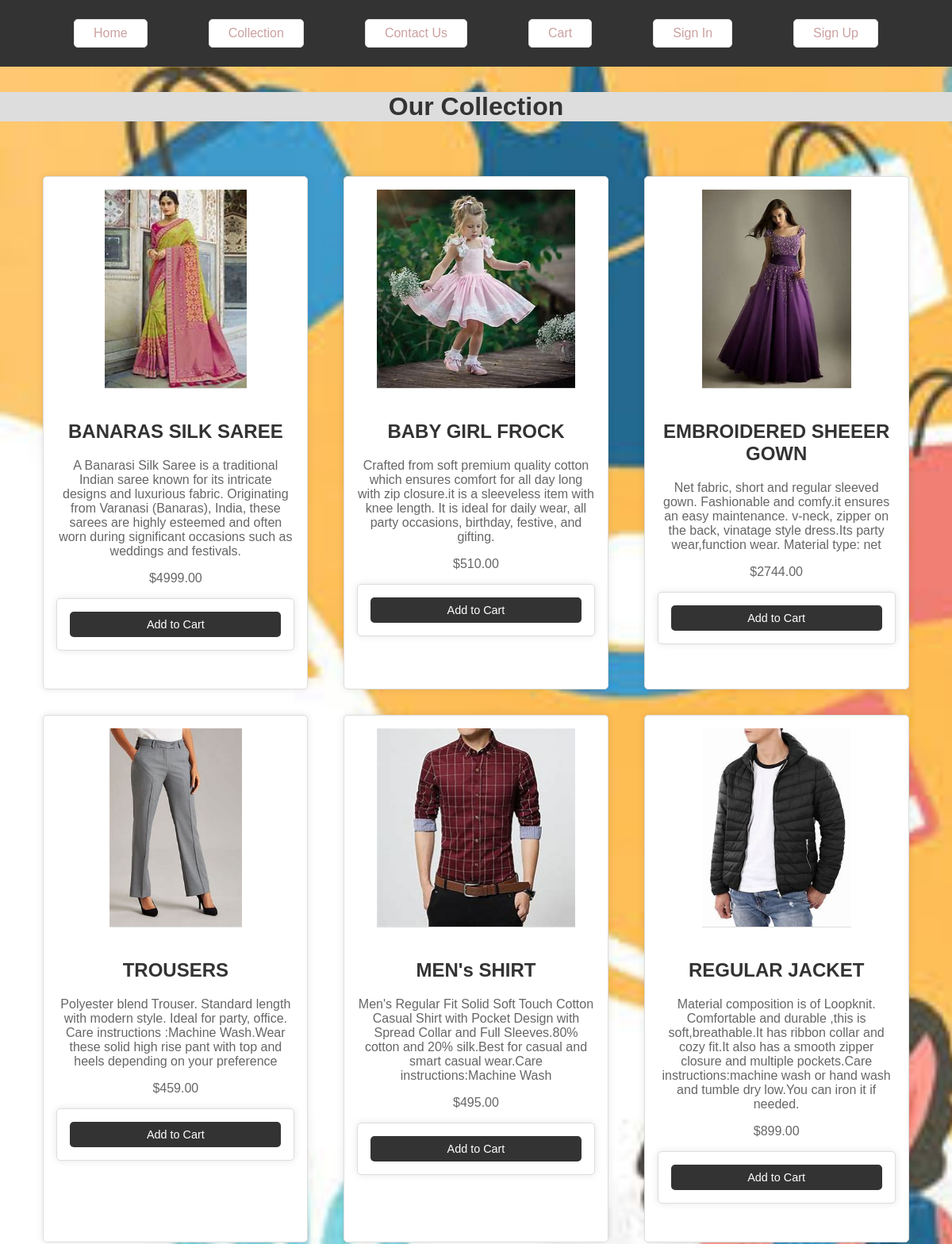
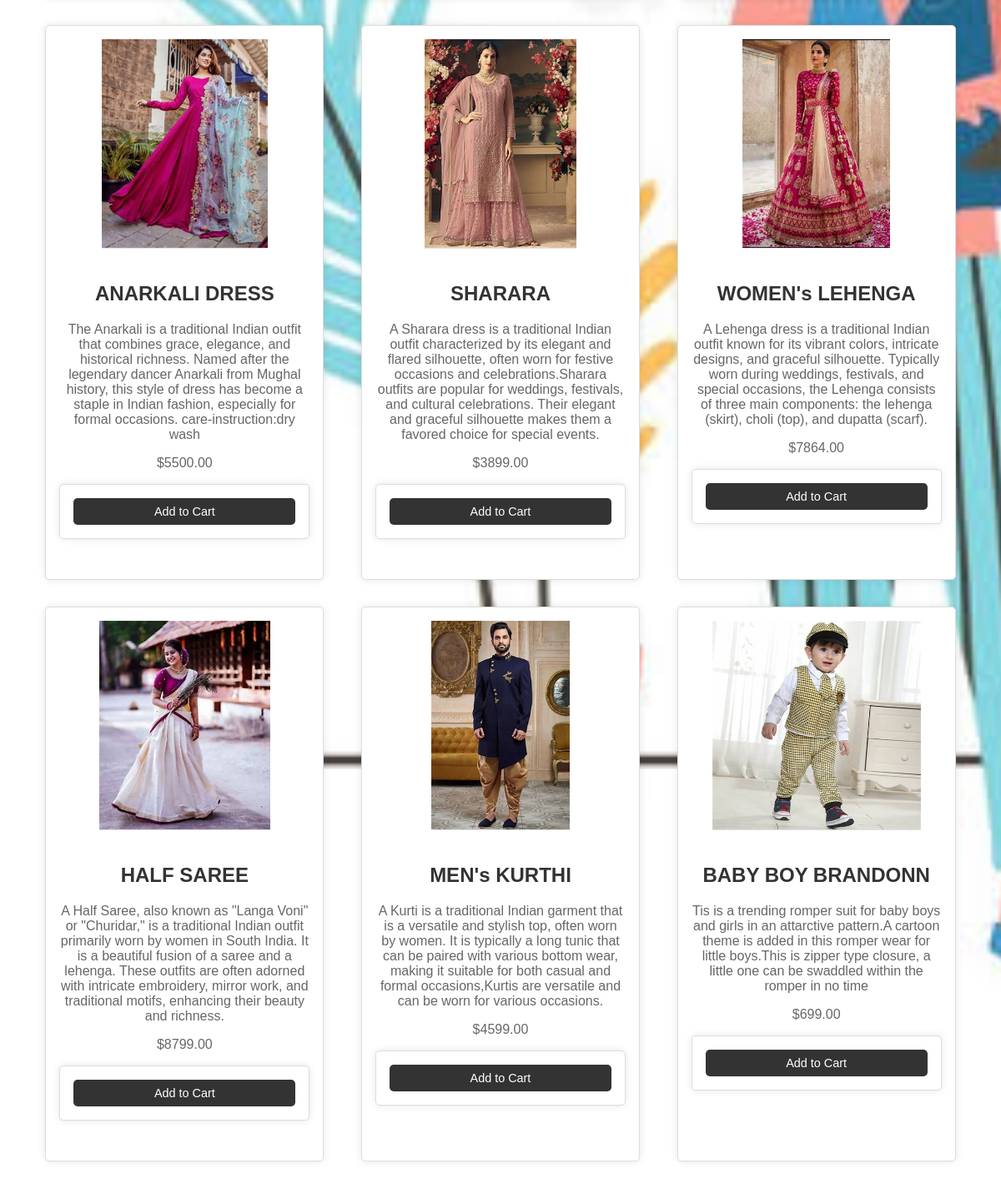
Screenshot of /collection/ with the database file from the repository (2 pictures, top to bottom).
### shop/models.py (models this page shows, shortened)
class Product(models.Model):
    name = models.CharField(max_length=100)
    price = models.DecimalField(max_digits=10, decimal_places=2)
    description = models.TextField()
    image = models.ImageField(upload_to='products/')

### shop/views.py (the view)
# urls.py: path('collection/', views.collection, name='collection'),
def collection(request):
    products = Product.objects.all()
    return render(request, 'shop/collection.html', {'products': products})

### shop/templates/shop/collection.html (shortened to what this page needs)
{% extends 'shop/base.html' %}
{% block content %}
<h1>Our Collection</h1>
<div class="product-list">
    {% for product in products %}
        <div class="product">
            <img src="{{ product.image.url }}" alt="{{ product.name }}">
            <h2>{{ product.name }}</h2>
            <p>{{ product.description }}</p>
            <p>${{ product.price }}</p>
            <form action="{% url 'add_to_cart' product.id %}" method="post">
                <button type="submit">Add to Cart</button>
            </form>
        </div>
    {% endfor %}
</div>
{% endblock %}

### shop/templates/shop/base.html (shortened to what this page needs)
<!DOCTYPE html>
<html>
   {%load static%}
<head>
</head>
<body>
    <nav>
        <ul>
            <li><a href="{% url 'home' %}">Home</a></li>
            <li><a href="{% url 'collection' %}">Collection</a></li>
            <li><a href="{% url 'contact_us' %}">Contact Us</a></li>
            <li><a href="{% url 'cart' %}">Cart</a></li>
            {% if user.is_authenticated %}
                <li><a href="{% url 'sign_out' %}">Sign Out</a></li>
            {% else %}
                <li><a href="{% url 'sign_in' %}">Sign In</a></li>
                <li><a href="{% url 'sign_up' %}">Sign Up</a></li>
            {% endif %}
        </ul>
    </nav>
    {% block content %}{% endblock %}
</body>
</html>

### rows the page displays
Product: image (picture), name "BANARAS SILK SAREE", description "A Banarasi Silk Saree is a traditional Indian saree known for its intricate designs and luxurious fabric. Originating from Varanasi (Banaras), India, these sarees are highly esteemed and often worn during significant occasions such as weddings and festivals.", price "4999.00"
Product: image (picture), name "BABY GIRL FROCK", description "Crafted from soft premium quality cotton which ensures comfort for all day long with zip closure.it is a sleeveless item with knee length. It is ideal for daily wear, all party occasions, birthday, festive, and gifting.", price "510.00"
Product: image (picture), name "EMBROIDERED SHEEER GOWN", description "Net fabric, short and regular sleeved gown. Fashionable and comfy.it ensures an easy maintenance. v-neck, zipper on the back, vinatage style dress.Its party wear,function wear. Material type: net", price "2744.00"
Product: image (picture), name "TROUSERS", description "Polyester blend Trouser. Standard length with modern style. Ideal for party, office. Care instructions :Machine Wash.Wear these solid high rise pant with top and heels depending on your preference", price "459.00"
Product: image (picture), name "MEN's SHIRT", description "Men's Regular Fit Solid Soft Touch Cotton Casual Shirt with Pocket Design with Spread Collar and Full Sleeves.80% cotton and 20% silk.Best for casual and smart casual wear.Care instructions:Machine Wash", price "495.00"
Product: image (picture), name "REGULAR JACKET", description "Material composition is of Loopknit. Comfortable and durable ,this is soft,breathable.It has ribbon collar and cozy fit.It also has a smooth zipper closure and multiple pockets.Care instructions:machine wash or hand wash and tumble dry low.You can iron it if needed.", price "899.00"
Product: image (picture), name "ANARKALI DRESS", description "The Anarkali is a traditional Indian outfit that combines grace, elegance, and historical richness. Named after the legendary dancer Anarkali from Mughal history, this style of dress has become a staple in Indian fashion, especially for formal occasions. care-instruction:dry wash", price "5500.00"
Product: image (picture), name "SHARARA", description "A Sharara dress is a traditional Indian outfit characterized by its elegant and flared silhouette, often worn for festive occasions and celebrations.Sharara outfits are popular for weddings, festivals, and cultural celebrations. Their elegant and graceful silhouette makes them a favored choice for special events.", price "3899.00"
Product: image (picture), name "WOMEN's LEHENGA", description "A Lehenga dress is a traditional Indian outfit known for its vibrant colors, intricate designs, and graceful silhouette. Typically worn during weddings, festivals, and special occasions, the Lehenga consists of three main components: the lehenga (skirt), choli (top), and dupatta (scarf).", price "7864.00"
Product: image (picture), name "HALF SAREE", description "A Half Saree, also known as \"Langa Voni\" or \"Churidar,\" is a traditional Indian outfit primarily worn by women in South India. It is a beautiful fusion of a saree and a lehenga. These outfits are often adorned with intricate embroidery, mirror work, and traditional motifs, enhancing their beauty and richness.", price "8799.00"
Product: image (picture), name "MEN's KURTHI", description "A Kurti is a traditional Indian garment that is a versatile and stylish top, often worn by women. It is typically a long tunic that can be paired with various bottom wear, making it suitable for both casual and formal occasions,Kurtis are versatile and can be worn for various occasions.", price "4599.00"
Product: image (picture), name "BABY BOY BRANDONN", description "Tis is a trending romper suit for baby boys and girls in an attarctive pattern.A cartoon theme is added in this romper wear for little boys.This is zipper type closure, a little one can be swaddled within the romper in no time", price "699.00"
